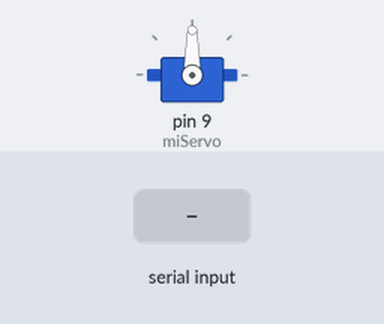
Recording of a sketch running on a simulated Arduino Uno, built with avr-gcc and run on an emulated ATmega328P. On the bench: servo. Inputs (shaded band) come from the test bench.

Above: at 1.2 s.
1.3 s: "30,150\n" received over Serial
At 3.4 s:
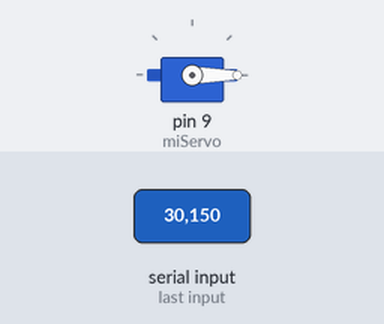
3.8 s: "90,45\n" received over Serial
At 4.6 s:
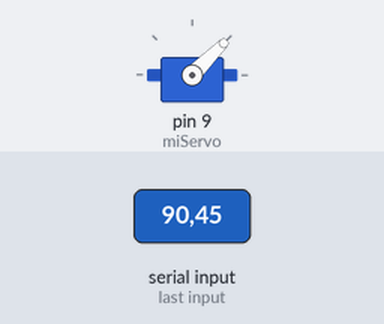
6.3 s: "200\n" received over Serial
At 7.1 s:
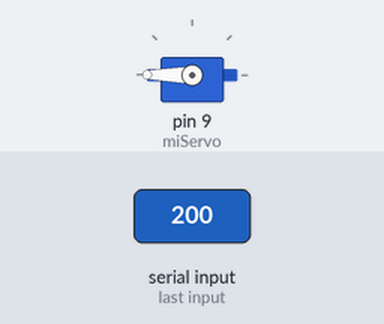
Timing chart, 0 to 9.3 s (numbered marks = the images above; inputs shaded):
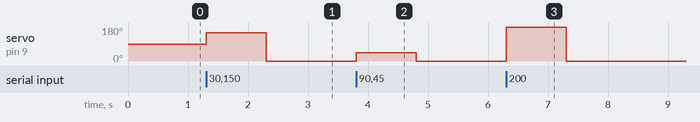

Measured:
- after the input at 1.3 s, servo on pin 9 (miServo): 90° → 150° at once, → 0° 1.0 s later
- after the input at 3.8 s, servo on pin 9 (miServo): 0° → 45° at once, → 0° 1.0 s later
- after the input at 6.3 s, servo on pin 9 (miServo): 0° → 180° at once, → 0° 1.0 s later

The sketch:

serialServo.ino
```cpp
#include <Servo.h>
Servo miServo;

void setup() {
  Serial.begin(9600);
  miServo.attach(9);
}

void loop() {
  if(Serial.available() > 0){
    int angulo = Serial.parseInt();
    miServo.write(angulo);
  }
}
```
